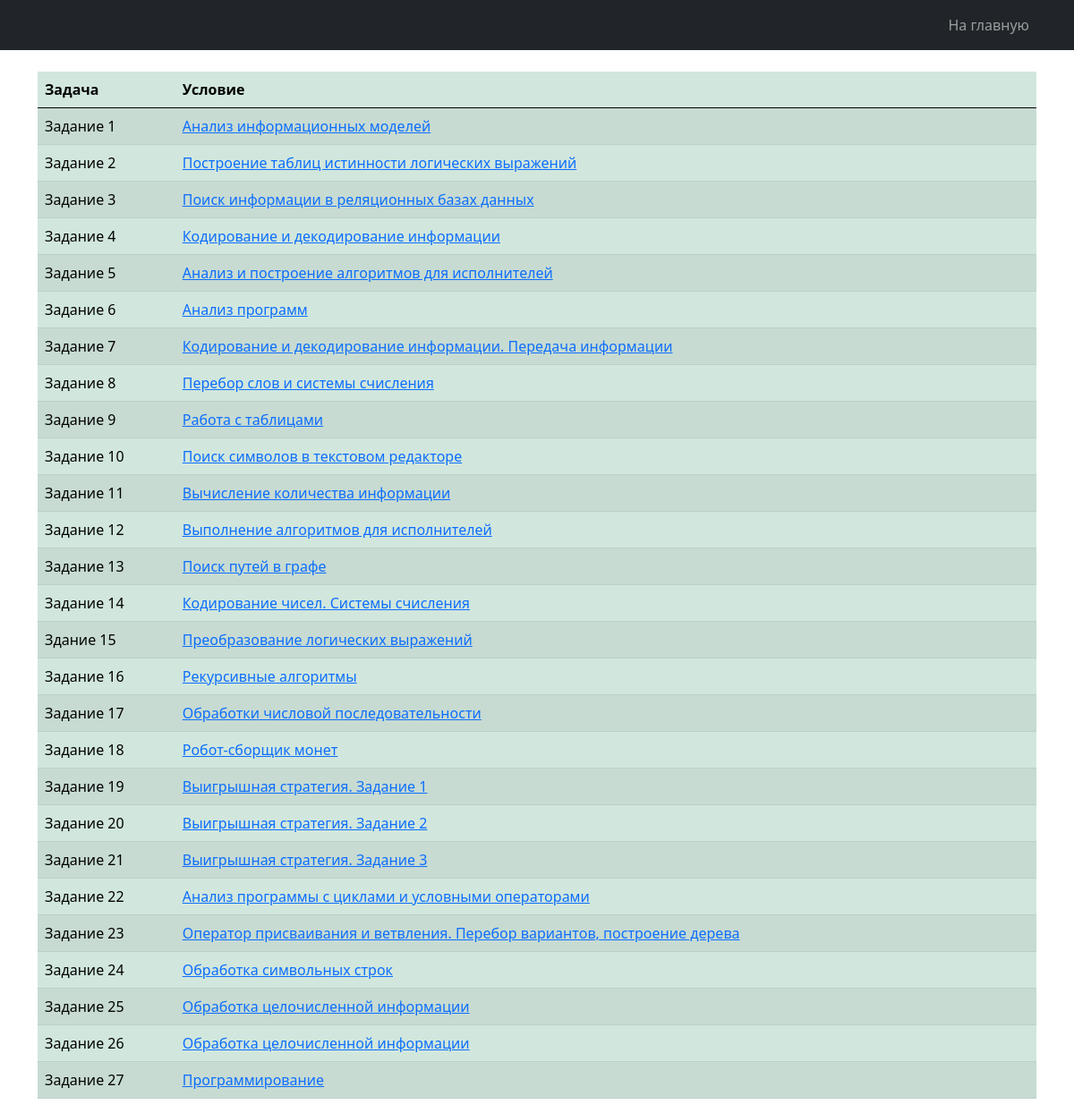
The page / on the database its author committed.
### app/models.py (models this page shows, shortened)
class Theme(models.Model):
    name = models.CharField(
        verbose_name='Название',
        max_length=50,
    )
    description = models.TextField(
        verbose_name='Тема',
    )
    def get_absolute_url(self):
        return f'/theme-detail/{self.pk}'
    class Meta:
        ordering = ['id']

### app/views.py (the view)
# urls.py: path('', ThemeListView.as_view(), name='theme-list'),
class ThemeListView(ListView):
    model = Theme

### app/templates/app/theme_list.html
{% extends 'base.html' %}
{% block content %}
    <br>
    <table class="table table-success table-striped">
        <thead>
        <tr>
            <th scope="col">Задача</th>
            <th scope="col">Условие</th>
            <th scope="col"></th>
        </tr>
        </thead>
        <tbody>
        {% for theme in theme_list %}
            <tr>
                <td>{{ theme.name}}</td>
                <td><a href="{{ theme.get_absolute_url }}">{{ theme.description }}</a></td>
                <td></td>
            </tr>
        {% endfor %}
        </tbody>
    </table>
{% endblock content %}

### rows shown on the page
Theme: name "Задание 1", description "Анализ информационных моделей"
Theme: name "Задание 2", description "Построение таблиц истинности логических выражений"
Theme: name "Задание 3", description "Поиск информации в реляционных базах данных"
Theme: name "Задание 4", description "Кодирование и декодирование информации"
Theme: name "Задание 5", description "Анализ и построение алгоритмов для исполнителей"
Theme: name "Задание 6", description "Анализ программ"
Theme: name "Задание 7", description "Кодирование и декодирование информации. Передача информации"
Theme: name "Задание 8", description "Перебор слов и системы счисления"
Theme: name "Задание 9", description "Работа с таблицами"
Theme: name "Задание 10", description "Поиск символов в текстовом редакторе"
Theme: name "Задание 11", description "Вычисление количества информации"
Theme: name "Задание 12", description "Выполнение алгоритмов для исполнителей"
Theme: name "Задание 13", description "Поиск путей в графе"
Theme: name "Задание 14", description "Кодирование чисел. Системы счисления"
Theme: name "Здание 15", description "Преобразование логических выражений"
Theme: name "Задание 16", description "Рекурсивные алгоритмы"
Theme: name "Задание 17", description "Обработки числовой последовательности"
Theme: name "Задание 18", description "Робот-сборщик монет"
Theme: name "Задание 19", description "Выигрышная стратегия. Задание 1"
Theme: name "Задание 20", description "Выигрышная стратегия. Задание 2"
Theme: name "Задание 21", description "Выигрышная стратегия. Задание 3"
Theme: name "Задание 22", description "Анализ программы с циклами и условными операторами"
Theme: name "Задание 23", description "Оператор присваивания и ветвления. Перебор вариантов, построение дерева"
Theme: name "Задание 24", description "Обработка символьных строк"
Theme: name "Задание 25", description "Обработка целочисленной информации"
Theme: name "Задание 26", description "Обработка целочисленной информации"
Theme: name "Задание 27", description "Программирование"
